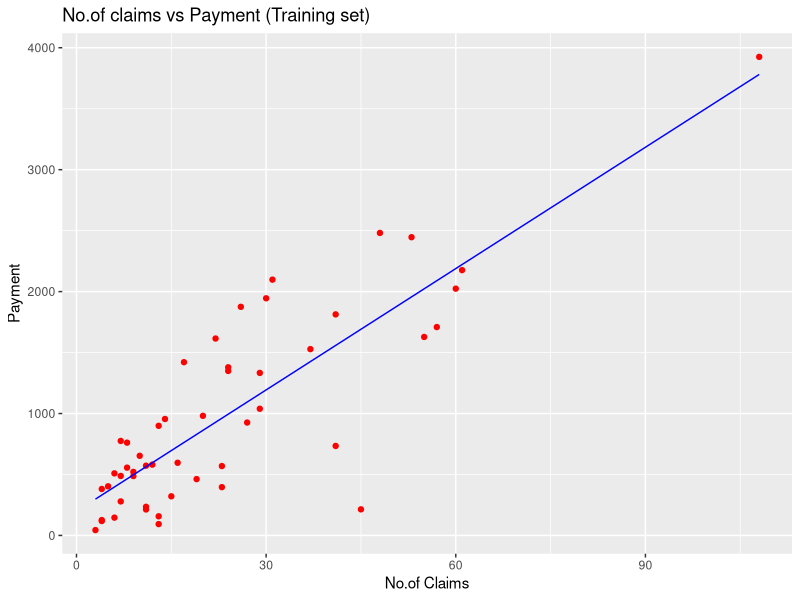
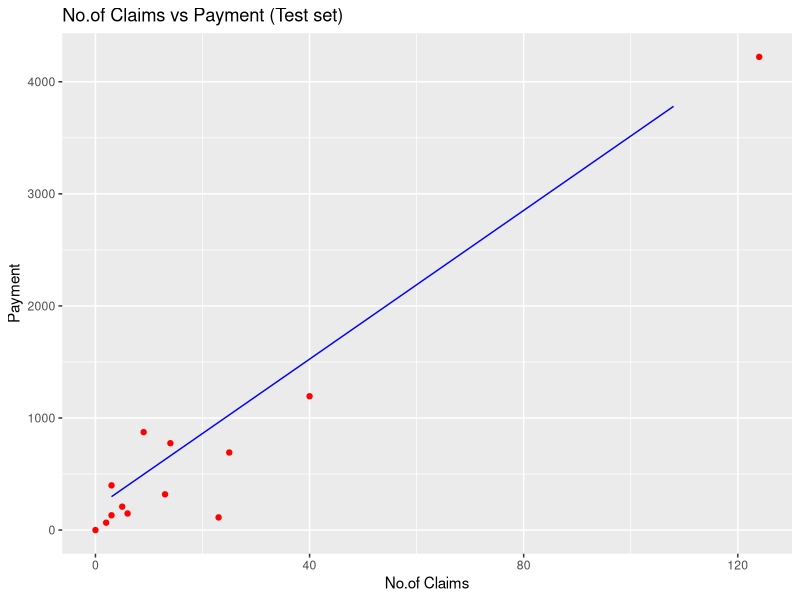

Write the R code that produced these figures, in order.
#' 
#' Created on Sun Mar 11 23:03:35 2018
#' 
#' @author: mural.kummitha
#' 
# ======> Auto Insurance in Sweden simple linear regression

# ====> read dataset
library(caTools)
library(ggplot2)
setwd('~/work/mlatoz/Part 2 - Regression/Section 4 - Simple Linear Regression/problems/autoinsurence')
dataset = read.csv('AutoInsurSweden.csv')


# ====> separate data into training set and test set
set.seed(123)
split = sample.split(dataset$TotalPayment, SplitRatio = 0.8)
training_set = subset(dataset, split == TRUE)
test_set = subset(dataset, split == FALSE)

# ====> predict the simple linear regression
regressor = lm(formula = TotalPayment ~ NoOfClaims, data = training_set)
payment_predict = predict(regressor, test_set)
payment_training_set_predict = predict(regressor, training_set)

# ====> plot training set regression graph
training_set_plot = ggplot() + 
                      geom_point(aes(x=training_set$NoOfClaims, y=training_set$TotalPayment), color='red') +
                      geom_line(aes(x=training_set$NoOfClaims, y=payment_training_set_predict), color='blue') +
                      ggtitle('No.of claims vs Payment (Training set) ') +
                      xlab('No.of Claims') + 
                      ylab('Payment')
ggsave(filename = 'r_training_set.png', plot = training_set_plot)


# ====> plot test set regression graph
test_set_plot = ggplot() +
                  geom_point(aes(x=test_set$NoOfClaims, y=test_set$TotalPayment), color='red') +
                  geom_line(aes(x=training_set$NoOfClaims, y=payment_training_set_predict), color='blue') +
                  ggtitle('No.of Claims vs Payment (Test set) ') +
                  xlab('No.of Claims') + 
                  ylab('Payment')

ggsave(filename = 'r_test_set.png', plot=test_set_plot)
